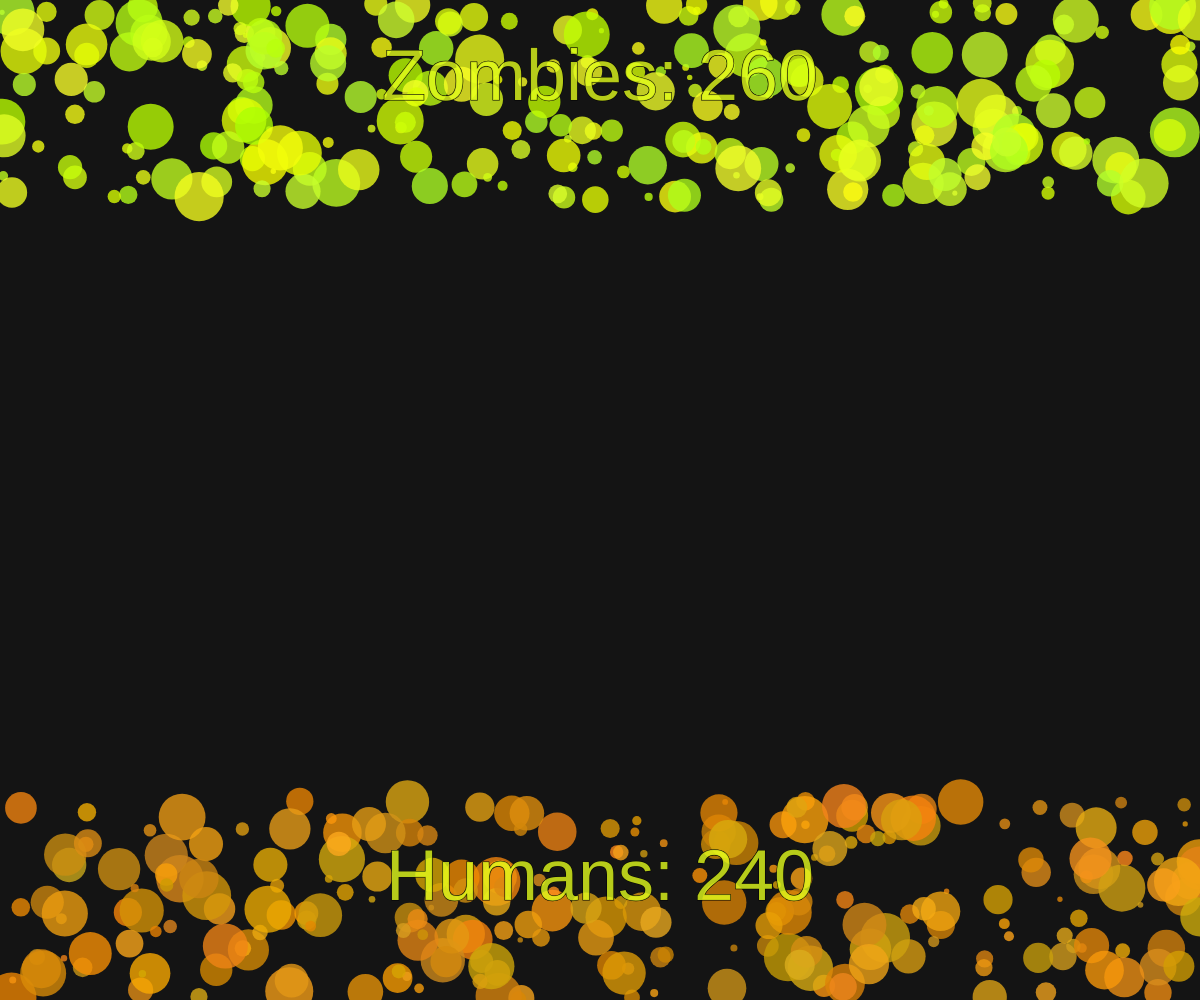
Frame 1 (no input)
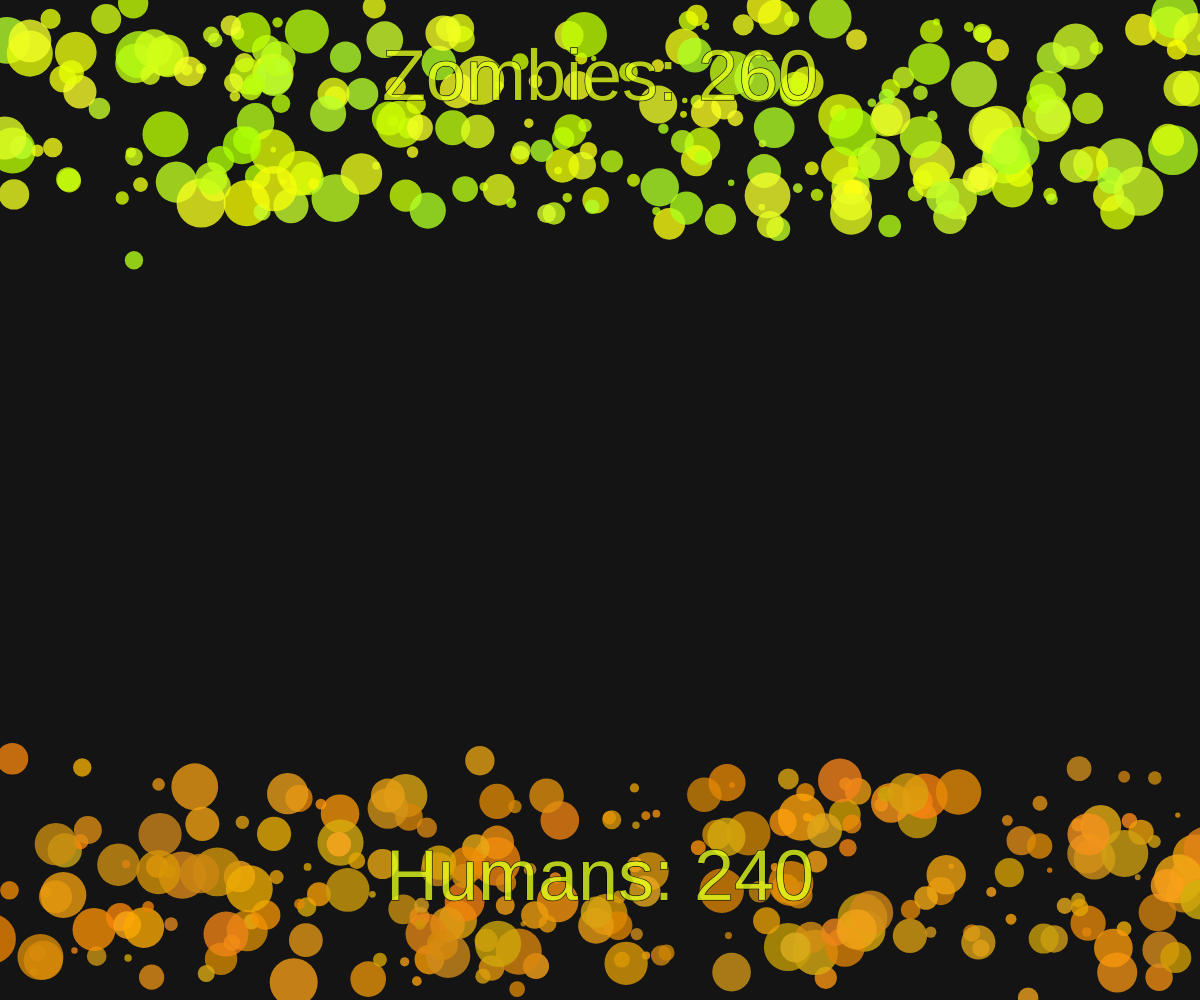
Frame 60 (no input)
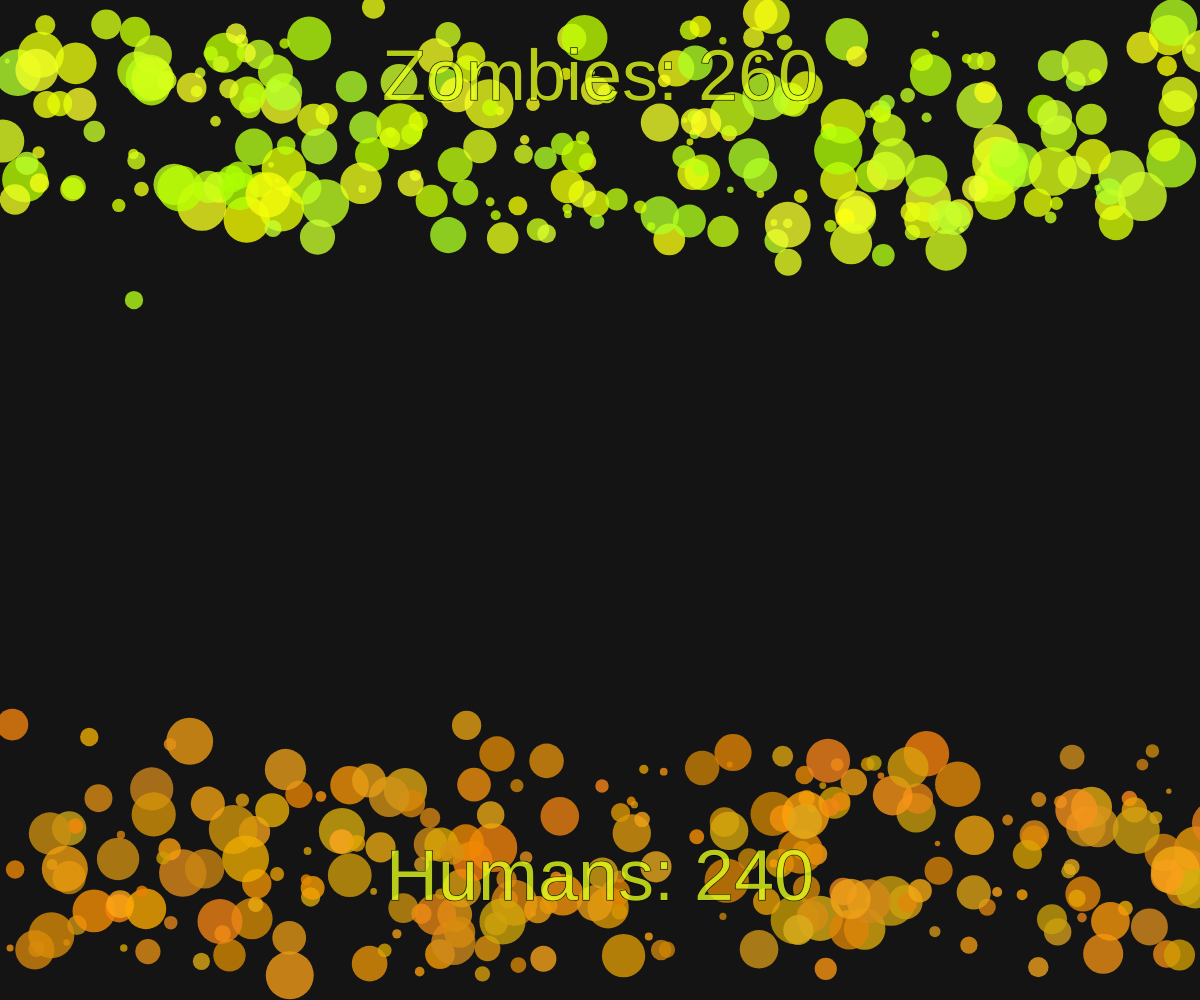
Frame 120 (the mouse pressed at the canvas centre since frame 60)

The p5.js sketch that drew these frames (run headless with seeded random() and noise() and a simulated clock; from frame 60 on, the mouse is pressed at the canvas centre):

// p5.js sketch
// ── sketch.js
// Zombulator by Tyler Nielsen
// CS 160 Final

var backgroundColor;

const MIN_SIZE = 5;
const MAX_SIZE = 50;
const POPULATION_SIZE = 500;

var population = [];

var zombieCount = 0;
var humanCount = 0;

function setup() {
  createCanvas(windowWidth, windowHeight);
  backgroundColor = color(20, 20, 20);
  initializePopulation();
}

function draw() {
  background(backgroundColor);
  noStroke();
  drawPopulation();
  movePopulation();
  drawPopulationCounts();
  handleCollisions();
}

function handleCollisions() {
  for(var i = 0; i < POPULATION_SIZE; ++i) {
    var attacker = population[i];
    for (var j = i + 1; j < POPULATION_SIZE; ++j) {
      var target = population[j];
      if (attacker.isTouching(target)) {
        print("Fight! Fight! Fight!");
        fight(attacker, target);
      }
    }
  }
}

function fight(a, t){
  print("It's a fight!");
  if (a.size >= t.size) {
    if (a.humanoidType == "zombie") {
      print("Attacking Z wins");
      t.turn();
    } else {
      print("Attacking H wins");
      t.kill();
    }
  } else {
    if (t.humanoidType == "zombie") {
      print("Target Z wins");
      a.turn();
    } else {
      print("Target H wins");
      a.kill();
    }
  }
}

function initializePopulation() {
  for (var i = 0; i < POPULATION_SIZE; ++i) {
    var humanoid_type = random(0, 100);
    if (humanoid_type <= 50) {
      population[i] = initializeZombie(i);
      ++zombieCount;
    } else {
      population[i] = initializeHuman(i);
      ++humanCount;
    }
  }
}

function drawPopulationCounts() {
  stroke(0);
  textSize(72);
  textAlign(CENTER);
  color(255, 255, 102, 100);
  text("Zombies: " + zombieCount, width / 2, 100);
  text("Humans: " + humanCount, width / 2, height - 100);
}

function drawPopulation() {
  for (var i = 0; i < POPULATION_SIZE; ++i) {
    population[i].draw();
  }
}

function movePopulation() {
  for (var i = 0; i < POPULATION_SIZE; ++i) {
    population[i].move();
  }
}

function initializeZombie(location) {
  return {
    humanoidType: "zombie",
    health: 1,
    x: random(0, windowWidth),
    y: random(0, 200),
    speed: random(0.25, 3),
    size: random(MIN_SIZE, MAX_SIZE),
    color: color(random(173, 255), random(255, 255), random(0, 47), 200),
    move: function() {
      if (this.health != 0) {
        var direction = random(0, 100);
        if (direction < 20) {
         this.x += this.speed;
        } else if (direction < 40) {
          this.x -= this.speed;
        } else if (direction < 60) {
         this.y -= this.speed;
        } else {
         this.y += this.speed;
       }
      }
    },
    draw: function() {
      if (this.health != 0) {
        fill(this.color);
        ellipse(this.x, this.y, this.size, this.size);
      }
    },
    isTouching: function(target) {
      if (this.health != 0) {
        if (this.humanoidType == target.humanoidType) return false;
        var distance = dist(this.x, this.y, target.x, target.y);
        return distance <= (this.size/2 + target.size/2);
      }
    },
    kill: function() {
      //population.splice(i, 1);
      this.health = 0;
      this.x = -100;
      this.y = -100;
      zombieCount--;
    }
  };
}

function initializeHuman() {
  return {
    humanoidType: "human",
    x: random(0, windowWidth),
    y: random(windowHeight - 200, windowHeight),
    speed: random(0.25, 3),
    size: random(MIN_SIZE, MAX_SIZE),
    color: color(random(200, 255), random(130, 175), random(0, 30), 200),
    move: function() {
        var direction = random(0, 100);
        if (direction < 20) {
          this.x += this.speed;
        } else if (direction < 40) {
          this.x -= this.speed;
        } else if (direction < 60) {
          this.y += this.speed;
        } else {
          this.y -= this.speed;
        }
      },
    draw: function() {
        fill(this.color);
        ellipse(this.x, this.y, this.size, this.size);
    },
    isTouching: function(target) {
      if (this.humanoidType == target.humanoidType) return false;
      var distance = dist(this.x, this.y, target.x, target.y);
      return distance <= (this.size/2 + target.size/2);
    },
    turn: function() {
      //this.humanoidType = "zombie";
      // this.humanoidType = "zombie";
      // this.color = color(random(173, 255), random(255, 255), random(0, 47), 200);
      // humanCount--;
      // zombieCount++;
    }
  };
}
